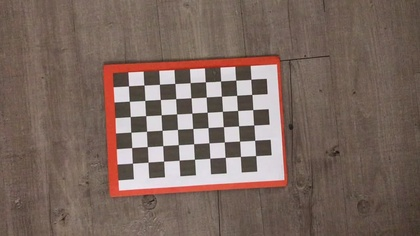
%> input picture chessboard_imgs/output_00001.jpg, 420 x 236 px, shrunk from 1280 x 720 before the run; its folder holds 4 pictures in this run
$ octave main.m   (GNU Octave 9; MATLAB toolbox functions it lacks are replaced by stand-ins)
%> lines starting %> are read from the running program, lines starting %| are printed output that depends on the picture
### readImages.m
function [dataset,numImgs] = readImages(folder,extension)
%> called with folder = 'chessboard_imgs', extension = 'jpg'
    Imgs = dir([folder '/' strcat('*.',extension)]);
    numImgs = size(Imgs,1);
    image = rgb2gray(imread([folder '/' Imgs(1).name]));
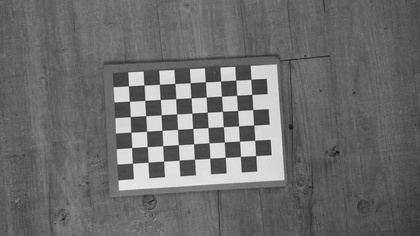
%> image: size 236x420 uint8; min 19, max 245, mean 108.5
    dataset = zeros([size(image),numImgs]);
    for i=1:numImgs
        image = rgb2gray(imread([folder '/' Imgs(i).name]));
        dataset(:,:,i) = image;
    end
%> pass 2 of the loop in readImages, `for i=1:numImgs`:
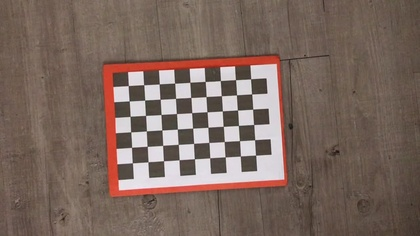
%> input picture chessboard_imgs/output_00002.jpg, 420 x 236 px, shrunk from 1280 x 720 before the run
%> in readImages, `image = rgb2gray(imread([folder '/' Imgs(i).name]));`:
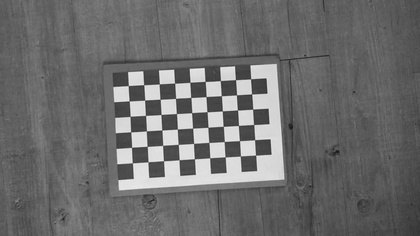
%> image: size 236x420 uint8; min 23, max 243, mean 108.5
%> pass 3 of the loop in readImages, `for i=1:numImgs`:
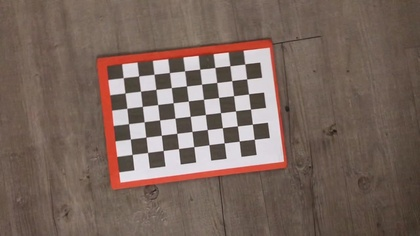
%> input picture chessboard_imgs/output_00003.jpg, 420 x 236 px, shrunk from 1280 x 720 before the run
%> in readImages, `image = rgb2gray(imread([folder '/' Imgs(i).name]));`:
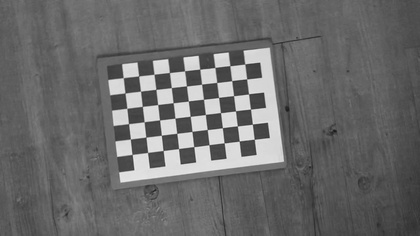
%> image: size 236x420 uint8; min 26, max 238, mean 106.8
%> the loop made 4 passes; the first 3 are shown
end

### main.m
close all;
clear all;
%% Chargement des images
folder = 'chessboard_imgs';
extension = 'jpg';
[image_set,nb_images] = readImages(folder,extension);
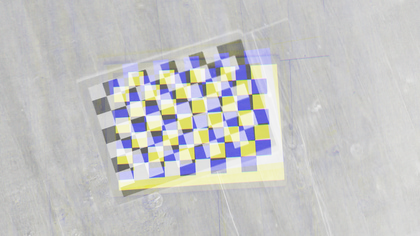
%> image_set: size 236x420x4 double; mean R, G, B, A 108.5, 108.5, 106.8, 103.3; transparent parts drawn white
%%
%> (the run ends here)
